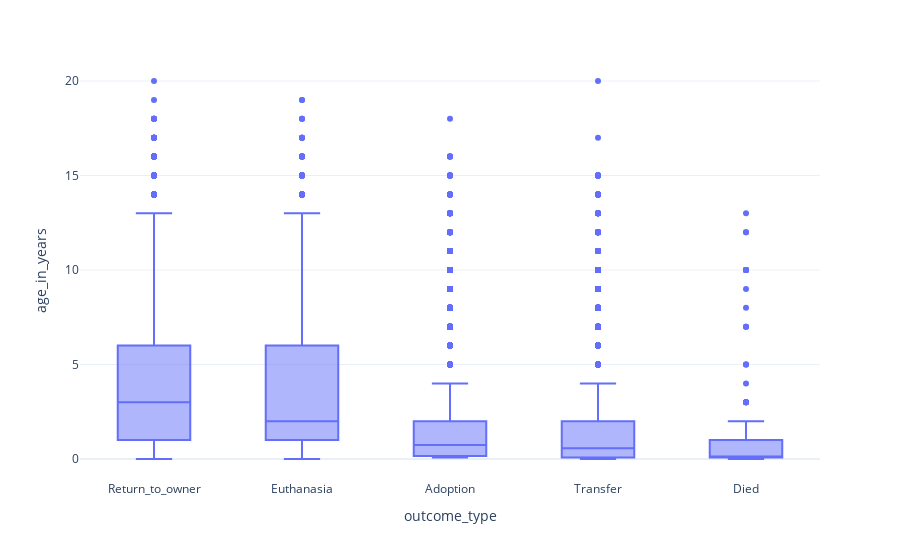

This figure's notebook cell:
### Code cell
px.box(df_train, x = 'outcome_type', y = 'age_in_years')

### Figure 1 — Plotly figure (JSON) as saved in the notebook; plotly's stock layout.template omitted (floating-point values rounded to 4 significant figures; data arrays with more than 128 entries replaced by an {"elided": "..."} marker saying what was removed)
{"data": [{"alignmentgroup": "True", "hovertemplate": "outcome_type=%{x}<br>age_in_years=%{y}<extra></extra>", "legendgroup": "", "marker": {"color": "#636efa"}, "name": "", "notched": false, "offsetgroup": "", "orientation": "v", "showlegend": false, "type": "box", "x": {"elided": "26729 str values"}, "x0": " ", "xaxis": "x", "y": {"elided": "26729 float values"}, "y0": " ", "yaxis": "y"}], "layout": {"boxmode": "group", "legend": {"tracegroupgap": 0}, "margin": {"t": 60}, "xaxis": {"anchor": "y", "domain": [0, 1], "title": {"text": "outcome_type"}}, "yaxis": {"anchor": "x", "domain": [0, 1], "title": {"text": "age_in_years"}}}}
